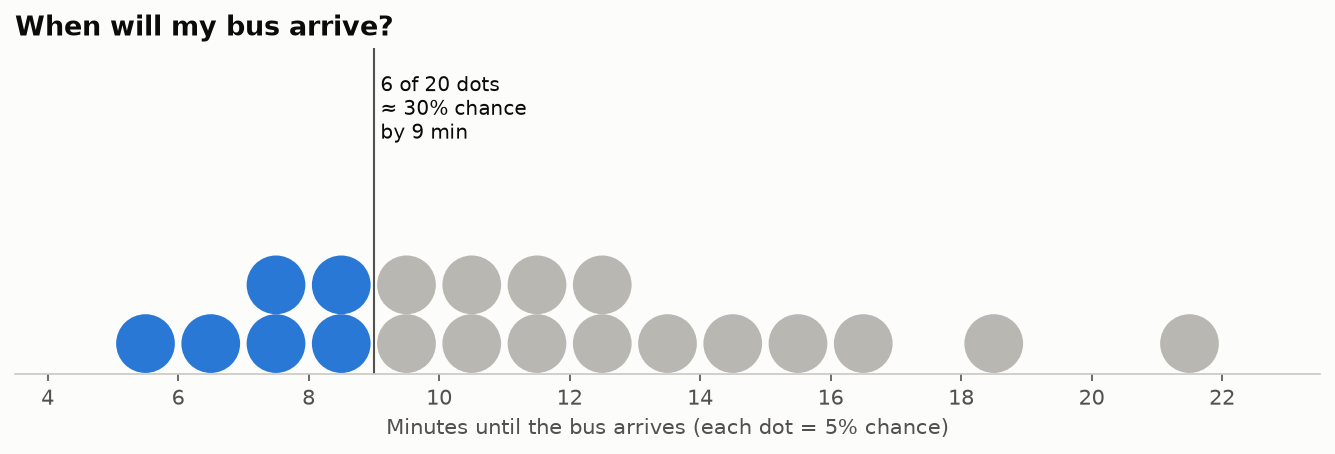

Write the Python code that produced this figure.
"""
Quantile Dotplot  -  family: Uncertainty

DESIGN PURPOSE
Turns a probability distribution into a small number of dots (here 20), each
holding an equal share of probability (5%), stacked like a histogram. Readers
can count dots to answer "what are my chances?" without reading a density
curve. Kay et al. (2016) found that people estimate probabilities more
precisely from it than from a density plot, and Fernandes et al. (2018) found
that it leads to better decisions than intervals or no uncertainty display.

WHEN TO USE
  - Communicate a predictive distribution to the public (arrival times,
    waiting times, forecasts)
  - Support a threshold decision ("how likely is it before 10 minutes?")
  - Show risk as frequencies, which most people find easier than percentages

AVOID WHEN
  - You need fine detail in the tails (20–50 dots cannot show rare events)
  - Comparing many distributions at once (use half-eye or gradient intervals)

ALTERNATIVES
  - Icon array (for a single probability)
  - Half-eye plot
  - CDF / ECDF plot (exact cumulative probabilities)

REFERENCE
  - Kay, M., Kola, T., Hullman, J. R. & Munson, S. A. (2016). When (ish) is my
    bus? User-centered visualizations of uncertainty in everyday, mobile
    predictive systems. Proceedings of the ACM CHI Conference on Human Factors
    in Computing Systems (CHI 2016). https://idl.uw.edu/papers/when-ish-is-my-
    bus
  - Fernandes, M., Walls, L., Munson, S., Hullman, J. & Kay, M. (2018).
    Uncertainty displays using quantile dotplots or CDFs improve transit
    decision-making. Proceedings of the ACM CHI Conference on Human Factors in
    Computing Systems (CHI 2018). https://doi.org/10.1145/3173574.3173718

EXAMPLE
A predicted bus arrival time, modelled as a log-normal distribution with a
median of about 11 minutes (after the "When (ish) is my bus?" study, Kay et
al., CHI 2016).

Run:  python quantile_dotplot.py
"""
import sys
from pathlib import Path

import numpy as np
import pandas as pd
import matplotlib.pyplot as plt

# Library style: categorical colors in fixed order, recessive axes, hairline grid.
PALETTE = ["#2a78d6", "#eb6834", "#1baf7a", "#eda100",
           "#e87ba4", "#008300", "#6250d6", "#e34948"]
SEQ_CMAP = "Blues"      # sequential: one hue, light -> dark
DIV_CMAP = "RdBu_r"     # diverging: two opposite hues, neutral midpoint
GRAY = "#b8b7b1"        # de-emphasised marks
plt.rcParams.update({
    "figure.figsize": (8, 4.8), "figure.dpi": 110, "figure.facecolor": "#fcfcfb",
    "axes.facecolor": "#fcfcfb", "axes.edgecolor": "#c9c8c3", "axes.linewidth": 0.8,
    "axes.spines.top": False, "axes.spines.right": False,
    "axes.grid": True, "grid.color": "#e6e5e1", "grid.linewidth": 0.6, "axes.axisbelow": True,
    "axes.prop_cycle": plt.cycler(color=PALETTE),
    "axes.titlesize": 13, "axes.titleweight": "bold", "axes.titlelocation": "left",
    "axes.labelcolor": "#52514e", "xtick.color": "#52514e", "ytick.color": "#52514e",
    "text.color": "#0b0b0b", "font.size": 10, "lines.linewidth": 2,
    "legend.frameon": False,
})

from matplotlib.patches import Circle
from scipy import stats

# --- Example data ------------------------------------------------------------
n_dots = 20
dist = stats.lognorm(s=0.35, scale=11)          # median ~11 minutes
q = dist.ppf((np.arange(n_dots) + 0.5) / n_dots)  # one dot per 5% of probability
threshold = 9
df = pd.DataFrame({"minutes": q.round(1), "bin": np.floor(q).astype(int)})  # bin b = [b, b+1) minutes
print(f"P(arrival ≤ {threshold} min) ≈ {dist.cdf(threshold):.0%}")
df.T

# --- Plot --------------------------------------------------------------------
fig, ax = plt.subplots(figsize=(9, 3.8))
r = 0.45
counts = {}
for b in df["bin"]:
    k = counts.get(b, 0)
    counts[b] = k + 1
    color = PALETTE[0] if b < threshold else "#b8b7b1"
    ax.add_patch(Circle((b + 0.5, r + 2 * r * k + 0.02), r, color=color, linewidth=0))
n_before = int((df["bin"] < threshold).sum())
ax.axvline(threshold, color="#52514e", lw=1)
ax.text(threshold + 0.1, 4.6, f"{n_before} of {n_dots} dots\n≈ {n_before / n_dots:.0%} chance\nby {threshold} min",
        fontsize=9.5, color="#0b0b0b", va="top")
ax.set_xlim(df["bin"].min() - 1.5, df["bin"].max() + 2.5)
ax.set_ylim(0, 5)
ax.set_aspect("equal")
ax.set_yticks([])
ax.spines["left"].set_visible(False)
ax.grid(False)
ax.set_xticks(range(df["bin"].min() - 1, df["bin"].max() + 3, 2))
ax.set_xlabel("Minutes until the bus arrives (each dot = 5% chance)")
ax.set_title("When will my bus arrive?")
fig.tight_layout()

# --- Save / show -------------------------------------------------------------
out = Path(__file__).with_name(Path(__file__).stem + ".png")
fig.savefig(out, dpi=150, bbox_inches="tight")
print(f"saved {out}")
if "--no-show" not in sys.argv:
    plt.show()
